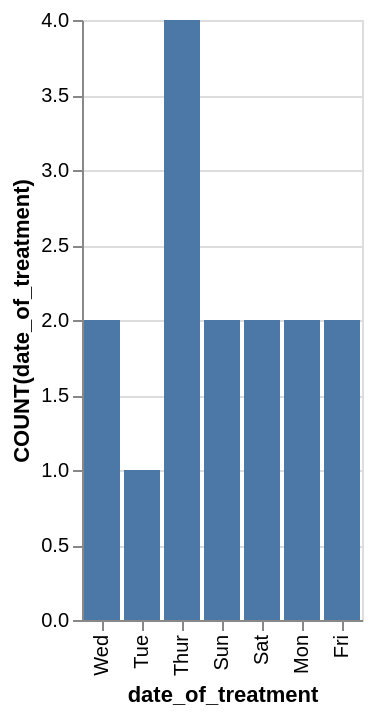

Here is the Vega-Lite specification saved for this chart:
### Vega-Lite specification from a JSON file in a GitHub repository (floating-point values rounded to 4 significant figures)
{"data": {"values": [{"x_data": "Mon", "y_data": 2}, {"x_data": "Tue", "y_data": 1}, {"x_data": "Wed", "y_data": 2}, {"x_data": "Thur", "y_data": 4}, {"x_data": "Fri", "y_data": 2}, {"x_data": "Sat", "y_data": 2}, {"x_data": "Sun", "y_data": 2}]}, "mark": "bar", "encoding": {"x": {"field": "x_data", "type": "nominal", "title": "date_of_treatment", "sort": "descending"}, "y": {"field": "y_data", "type": "quantitative", "title": "COUNT(date_of_treatment)"}}}
